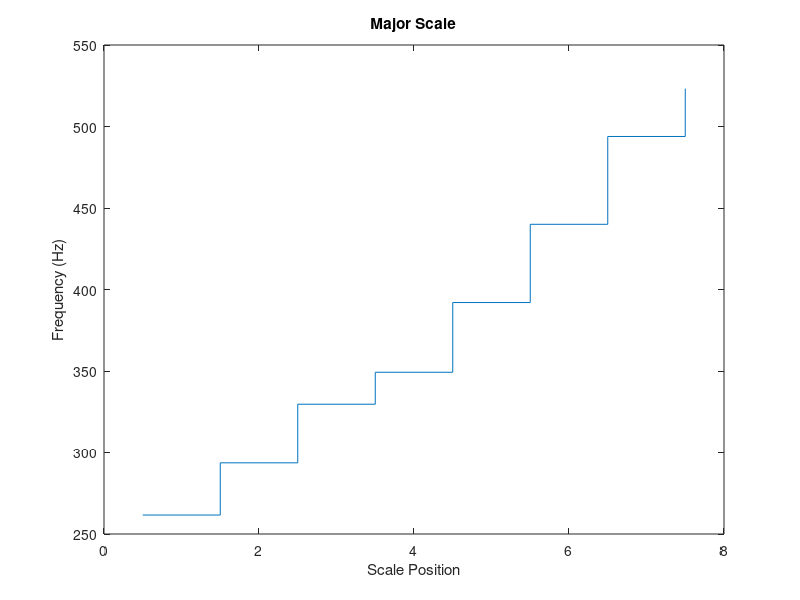
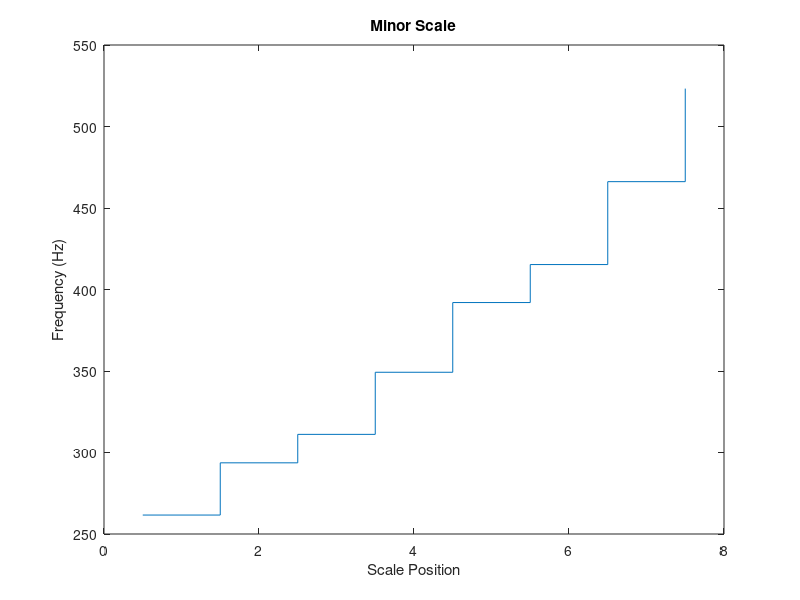

Source code (MATLAB) for these figures, in order:
%% Exercise 1.5.
% Using (1.1), compute the center frequencies for all notes of the C-major
% scale C4, D4, E4, F4, G4, A4, B4, C5 and for all notes of the C-minor
% scale C4, D4, Eb4, F4, G4, Ab4, Bb4, C5 (see also Figure 1.5).

%%% Define center frequency for pitch A4 to be 440 Hz.
freq_A4 = 440;
freq_pitch = @(p) freq_A4 * 2.^((p-69)/12);
disp(freq_pitch(69));

%%% Major Scale
% Defining a template for a major scale as an anonymous function.
template_scale_major = @(start) start + [0, 2, 4, 5, 7, 9, 11, 12];

% Calling the function with C4 as starting note.
scale_c_maj = freq_pitch(template_scale_major(60));
disp(scale_c_maj);
stairs([1:numel(scale_c_maj)]-0.5, scale_c_maj);
title('Major Scale')
xlabel('Scale Position')
ylabel('Frequency (Hz)')


%%% Minor Scale
% Defining a template for a minor scale as an anonymous function.
template_scale_minor = @(start) start + [0, 2, 3, 5, 7, 8, 10, 12];

% Calling the function with C4 as starting note.
scale_c_min = freq_pitch(template_scale_minor(60));
disp(scale_c_min);
figure;
stairs([1:numel(scale_c_min)]-0.5, scale_c_min);
title('Minor Scale')
xlabel('Scale Position')
ylabel('Frequency (Hz)')
